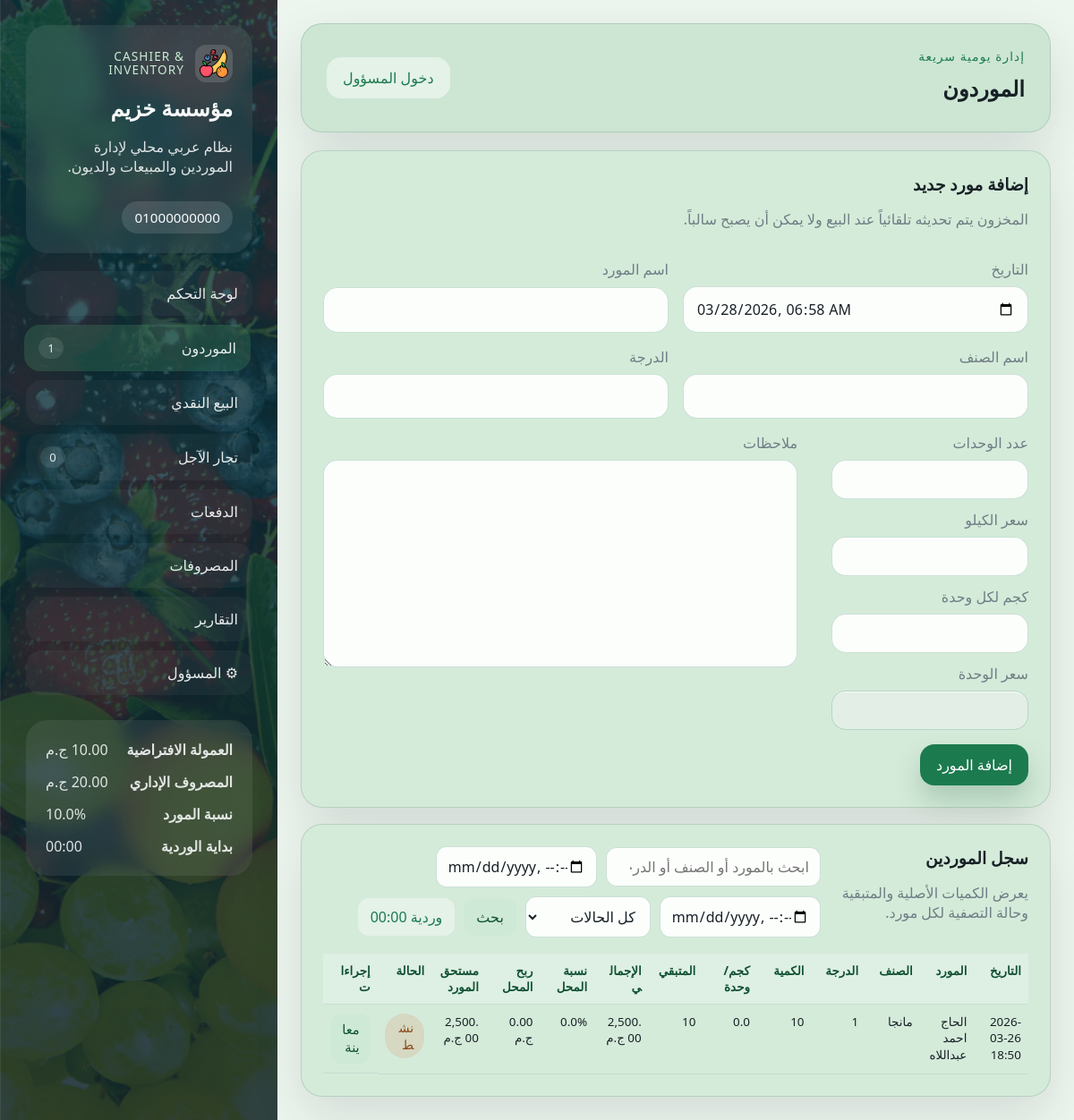
Screenshot of /suppliers/ with the database file from the repository.
### models/settings.py (models this page shows)
class Settings(Base):
    __tablename__ = "settings"
    id: Mapped[int] = mapped_column(Integer, primary_key=True)
    company_name: Mapped[str] = mapped_column(String(120), nullable=False)
    phone_number: Mapped[str] = mapped_column(String(255), nullable=False)
    commission_per_unit: Mapped[float] = mapped_column(Float, nullable=False, default=0.0)
    admin_expense: Mapped[float] = mapped_column(Float, nullable=False, default=0.0)
    supplier_profit_percentage: Mapped[float] = mapped_column(Float, nullable=False, default=0.0)
    shift_cutoff_time: Mapped[str] = mapped_column(String(5), nullable=False, default="00:00")
    admin_password: Mapped[str] = mapped_column(String(255), nullable=False)

### models/supplier.py (models this page shows, shortened)
class Supplier(Base):
    __tablename__ = "suppliers"
    id: Mapped[int] = mapped_column(Integer, primary_key=True)
    date: Mapped[datetime] = mapped_column(DateTime, nullable=False, default=datetime.now)
    supplier_name: Mapped[str] = mapped_column(String(120), nullable=False)
    fruit_name: Mapped[str] = mapped_column(String(120), nullable=False)
    units_count: Mapped[int] = mapped_column(Integer, nullable=False)
    remaining_units: Mapped[int] = mapped_column(Integer, nullable=False)
    class_number: Mapped[str] = mapped_column(String(50), nullable=False)
    price_per_unit: Mapped[float] = mapped_column(Float, nullable=False)
    kilograms_per_unit: Mapped[float] = mapped_column(Float, nullable=False, default=0.0)
    supplier_profit_percentage: Mapped[float] = mapped_column(Float, nullable=False, default=0.0)
    total_price: Mapped[float] = mapped_column(Float, nullable=False)
    notes: Mapped[str | None] = mapped_column(Text, nullable=True)
    is_cleared: Mapped[bool] = mapped_column(Boolean, nullable=False, default=False)
    allocations = relationship(
        "InventoryAllocation", back_populates="supplier", cascade="all, delete-orphan"
    )
    @property
    def company_profit_total(self) -> float:
        return round(self.total_price * (self.supplier_profit_percentage / 100), 2)
    @property
    def supplier_payout_total(self) -> float:
        return round(self.total_price - self.company_profit_total, 2)

### routes/supplier_routes.py (the view, shortened to what this page needs)
@supplier_bp.route("/", methods=["GET", "POST"])
def suppliers():
    db_session = get_session()
    settings = get_or_create_settings(db_session)
    is_admin_user = is_admin_logged_in()
    edit_supplier = None
    edit_id = parse_int(request.args.get("edit"))
    if edit_id:
        if not is_admin_user:
            flash("تعديل سجلات الموردين يحتاج صلاحية المسؤول.", "error")
            return redirect(url_for("admin.login", next=url_for("suppliers.suppliers")))
        edit_supplier = db_session.get(Supplier, edit_id)
    search_query = request.args.get("q", "").strip()
    date_from = request.args.get("date_from", "").strip()
    date_to = request.args.get("date_to", "").strip()
    status_filter = request.args.get("status", "").strip()
    suppliers_query = db_session.query(Supplier)
    suppliers_query = apply_date_range(suppliers_query, Supplier.date, date_from or None, date_to or None)
    if status_filter == "active":
        suppliers_query = suppliers_query.filter(Supplier.remaining_units > 0)
    elif status_filter == "cleared":
        suppliers_query = suppliers_query.filter(Supplier.remaining_units <= 0)
    suppliers_list = suppliers_query.order_by(Supplier.date.desc(), Supplier.id.desc()).all()
    context = {
        **build_base_context(db_session),
        "page_title": "الموردون",
        "suppliers_list": suppliers_list,
        "edit_supplier": edit_supplier,
        "search_query": search_query,
        "date_from": date_from,
        "date_to": date_to,
        "status_filter": status_filter,
    }
    return render_template("suppliers.html", **context)

### templates/suppliers.html (shortened to what this page needs)
{% extends "base.html" %}
{% block content %}
<section class="content-grid single-wide">
    <article class="panel form-panel">
        <div class="panel-head">
            <div>
                <h3>{{ "تعديل مورد" if edit_supplier else "إضافة مورد جديد" }}</h3>
                <p>المخزون يتم تحديثه تلقائياً عند البيع ولا يمكن أن يصبح سالباً.</p>
            </div>
        </div>
        <form class="form-grid supplier-form-grid" method="post" data-supplier-form>
            <label>
                <span>التاريخ</span>
                <input type="datetime-local" name="date" value="{{ edit_supplier.date|datetime_input if edit_supplier else now_string }}" required>
            </label>
            <label>
                <span>اسم المورد</span>
                <input type="text" name="supplier_name" value="{{ edit_supplier.supplier_name if edit_supplier else '' }}" required>
            </label>
            <label>
                <span>اسم الصنف</span>
                <input type="text" name="fruit_name" value="{{ edit_supplier.fruit_name if edit_supplier else '' }}" required>
            </label>
            <label>
                <span>الدرجة</span>
                <input type="text" name="class_number" value="{{ edit_supplier.class_number if edit_supplier else '' }}" required>
            </label>
            <div class="supplier-form-layout full-width">
                <div class="supplier-side-stack">
                    <label class="compact-field">
                        <span>عدد الوحدات</span>
                        <input type="number" min="1" name="units_count" value="{{ edit_supplier.units_count if edit_supplier else '' }}" required>
                    </label>
                    <label class="compact-field">
                        <span>سعر الكيلو</span>
                        <input
                            type="number"
                            min="0"
                            step="0.01"
                            name="price_per_kilogram"
                            value="{% if edit_supplier and edit_supplier.kilograms_per_unit %}{{ '%.2f'|format(edit_supplier.price_per_unit / edit_supplier.kilograms_per_unit) }}{% endif %}"
                            required
                        >
                    </label>
                    <label class="compact-field">
                        <span>كجم لكل وحدة</span>
                        <input type="number" min="0.01" step="0.01" name="kilograms_per_unit" value="{{ edit_supplier.kilograms_per_unit if edit_supplier else '' }}" required>
                    </label>
                    <label class="compact-field">
                        <span>سعر الوحدة</span>
                        <input type="number" min="0" step="0.01" name="price_per_unit" value="{{ edit_supplier.price_per_unit if edit_supplier else '' }}" readonly required>
                    </label>
                </div>
                <label class="supplier-notes-field">
                    <span>ملاحظات</span>
                    <textarea name="notes" rows="3">{{ edit_supplier.notes if edit_supplier else '' }}</textarea>
                </label>
            </div>
            <div class="form-actions full-width">
                <button class="btn btn-primary" type="submit">{{ "حفظ التعديل" if edit_supplier else "إضافة المورد" }}</button>
            </div>
        </form>
    </article>
    <article class="panel">
        <div class="panel-head">
            <div>
                <h3>سجل الموردين</h3>
                <p>يعرض الكميات الأصلية والمتبقية وحالة التصفية لكل مورد.</p>
            </div>
            <form class="inline-form" method="get">
                <input type="search" name="q" value="{{ search_query }}" placeholder="ابحث بالمورد أو الصنف أو الدرجة">
                <input type="datetime-local" name="date_from" value="{{ date_from }}">
                <input type="datetime-local" name="date_to" value="{{ date_to }}">
                <select name="status">
                    <option value="">كل الحالات</option>
                </select>
                <button class="btn btn-secondary" type="submit">بحث</button>
            </form>
        </div>
        <div class="table-wrap records-scroll">
            <table class="supplier-table">
                <thead>
                    <tr>
                        <th>التاريخ</th>
                        <th>المورد</th>
                        <th>الصنف</th>
                        <th>الدرجة</th>
                        <th>الكمية</th>
                        <th>كجم/وحدة</th>
                        <th>المتبقي</th>
                        <th>الإجمالي</th>
                        <th>نسبة المحل</th>
                        <th>ربح المحل</th>
                        <th>مستحق المورد</th>
                        <th>الحالة</th>
                        <th>إجراءات</th>
                    </tr>
                </thead>
                <tbody>
                    {% for supplier in suppliers_list %}
                        <tr>
                            <td>{{ supplier.date|date_ar }}</td>
                            <td>{{ supplier.supplier_name }}</td>
                            <td>{{ supplier.fruit_name }}</td>
                            <td>{{ supplier.class_number }}</td>
                            <td>{{ supplier.units_count }}</td>
                            <td>{{ supplier.kilograms_per_unit }}</td>
                            <td>{{ supplier.remaining_units }}</td>
                            <td>{{ supplier.total_price|currency }}</td>
                            <td>{{ supplier.supplier_profit_percentage }}%</td>
                            <td>{{ supplier.company_profit_total|currency }}</td>
                            <td>{{ supplier.supplier_payout_total|currency }}</td>
                            <td>
                                <span class="status {{ 'paid' if supplier.is_cleared else 'partial' }}">
                                    {{ "تمت التصفية" if supplier.is_cleared else "نشط" }}
                                </span>
                            </td>
                            <td class="actions-cell">
                                <a class="btn btn-small btn-secondary" href="{{ url_for('suppliers.supplier_receipt', supplier_id=supplier.id) }}">معاينة</a>
                            </td>
                        </tr>
                    {% else %}
                        <tr><td colspan="13" class="empty-state">لا توجد نتائج مطابقة حالياً.</td></tr>
                    {% endfor %}
                </tbody>
            </table>
        </div>
    </article>
</section>
{% endblock %}

### templates/base.html (shortened to what this page needs)
<!doctype html>
<html lang="ar" dir="rtl">
<head>
    <link rel="stylesheet" href="{{ url_for('static', filename='css/style.css') }}">
</head>
<body
    data-shift-cutoff="{{ shift_cutoff_range.cutoff }}"
    data-shift-start="{{ shift_cutoff_range.start }}"
    data-shift-end="{{ shift_cutoff_range.end }}"
>
    <div class="page-shell">
        <aside class="sidebar">
            <div class="brand-card">
                <div class="brand-kicker-row">
                    <img class="brand-logo" src="{{ url_for('static', filename='fruitsIcon.png') }}" alt="شعار النظام">
                    <span class="brand-kicker">Cashier & Inventory</span>
                </div>
                <h1>{{ settings.company_name }}</h1>
                <p>نظام عربي محلي لإدارة الموردين والمبيعات والديون.</p>
                <div class="brand-meta-stack">
                    {% for phone in phone_numbers %}
                        <div class="meta-pill">{{ phone }}</div>
                    {% endfor %}
                </div>
            </div>
            <nav class="nav-links">
                <a class="{{ 'active' if request.endpoint == 'admin.dashboard' else '' }}" href="{{ url_for('admin.dashboard') }}">لوحة التحكم</a>
                <a class="{{ 'active' if request.endpoint == 'suppliers.suppliers' else '' }}" href="{{ url_for('suppliers.suppliers') }}">الموردون <span>{{ nav_badges.open_suppliers }}</span></a>
                <a class="{{ 'active' if request.endpoint == 'retail.retail' else '' }}" href="{{ url_for('retail.retail') }}">البيع النقدي</a>
                <a class="{{ 'active' if request.endpoint == 'special_retailers.special_retailers' else '' }}" href="{{ url_for('special_retailers.special_retailers') }}">تجار الآجل <span>{{ nav_badges.unpaid_retailers }}</span></a>
                <a class="{{ 'active' if request.endpoint == 'payments.payments' else '' }}" href="{{ url_for('payments.payments') }}">الدفعات</a>
                <a class="{{ 'active' if request.endpoint == 'expenses.expenses' else '' }}" href="{{ url_for('expenses.expenses') }}">المصروفات</a>
                <a class="{{ 'active' if request.endpoint == 'admin.reports' else '' }}" href="{{ url_for('admin.reports') }}">التقارير</a>
                <a class="{{ 'active' if request.endpoint in ['admin.admin_panel', 'admin.login'] else '' }}" href="{{ url_for('admin.admin_panel' if is_admin else 'admin.login') }}">&#9881; المسؤول</a>
            </nav>
            <div class="settings-card sidebar-spacer">
                <div>
                    <strong>العمولة الافتراضية</strong>
                    <span>{{ settings.commission_per_unit|currency }}</span>
                </div>
                <div>
                    <strong>المصروف الإداري</strong>
                    <span>{{ settings.admin_expense|currency }}</span>
                </div>
                <div>
                    <strong>نسبة المورد</strong>
                    <span>{{ settings.supplier_profit_percentage }}%</span>
                </div>
                <div>
                    <strong>بداية الوردية</strong>
                    <span>{{ settings.shift_cutoff_time }}</span>
                </div>
            </div>
        </aside>
        <main class="main-content">
            <header class="topbar">
                <div>
                    <span class="topbar-label">إدارة يومية سريعة</span>
                    <h2>{{ page_title or "نظام الكاشير" }}</h2>
                </div>
                <div class="topbar-actions">
                    {% if is_admin %}
                        <form method="post" action="{{ url_for('admin.logout') }}">
                            <button class="btn btn-ghost" type="submit">تسجيل الخروج</button>
                        </form>
                    {% else %}
                        <a class="btn btn-ghost" href="{{ url_for('admin.login') }}">دخول المسؤول</a>
                    {% endif %}
                </div>
            </header>
            {% block content %}{% endblock %}
        </main>
    </div>
</body>
</html>

### rows the page displays
Settings: company_name "مؤسسة خزيم", phone_number "01000000000", commission_per_unit "10.00 ج.م", admin_expense "20.00 ج.م", supplier_profit_percentage "10.0", shift_cutoff_time "00:00"
Supplier: date "2026-03-26 18:50", supplier_name "الحاج احمد عبداللاه", fruit_name "مانجا", class_number "1", units_count "10", kilograms_per_unit "0.0", remaining_units "10", total_price "2,500.00 ج.م", supplier_profit_percentage "0.0", company_profit_total "0.00 ج.م", supplier_payout_total "2,500.00 ج.م", is_cleared "نشط"

### other values shown
{{ nav_badges.open_suppliers }} "1"
{{ nav_badges.unpaid_retailers }} "0"
{{ page_title or "نظام الكاشير" }} "الموردون"
{{ "تعديل مورد" if edit_supplier else "إضافة مورد جديد" }} "إضافة مورد جديد"
{{ "حفظ التعديل" if edit_supplier else "إضافة المورد" }} "إضافة المورد"
